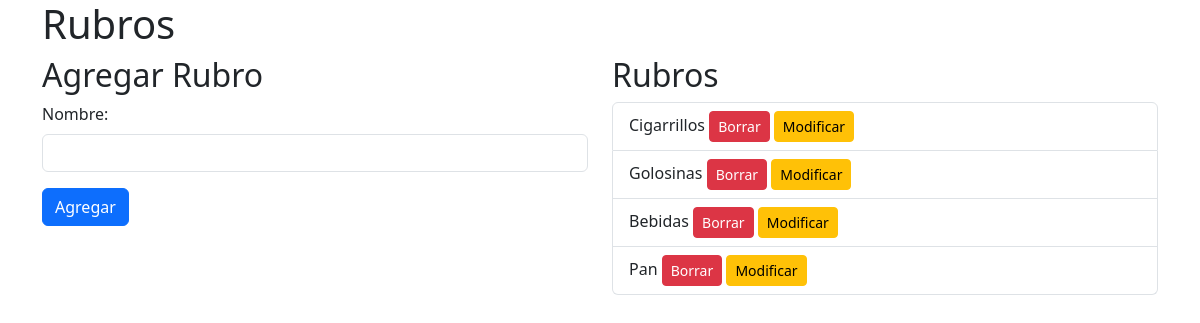
Page /productos/rubros on the committed database.
### database_setup.py (models this page shows)
class Rubro(Base):
    __tablename__ = 'Rubro'
    id = Column(Integer, primary_key=True, autoincrement=True)
    nombre = Column(String, nullable=False)

### productos.py (the view)
@productos_bp.route('/productos/rubros')
def mostrar_rubros():
    rubros = session.query(Rubro).all()
    return render_template('rubros.html', rubros=rubros)

### templates/rubros.html (shortened to what this page needs)
<!DOCTYPE html>
<html lang="en">
<head>
    <link href="https://cdn.jsdelivr.net/npm/bootstrap@5.3.0/dist/css/bootstrap.min.css" rel="stylesheet">
</head>
<body>
    <div class="container">
        <h1>Rubros</h1>
        <div class="row">
            <div class="col-md-6">
                <h2>Agregar Rubro</h2>
                <form action="/productos/rubros/agregar" method="POST">
                    <div class="mb-3">
                        <label for="nombre" class="form-label">Nombre:</label>
                        <input type="text" class="form-control" id="nombre" name="nombre" required>
                    </div>
                    <button type="submit" class="btn btn-primary">Agregar</button>
                </form>
            </div>
            <div class="col-md-6">
                <h2>Rubros</h2>
                <ul class="list-group">
                    {% for rubro in rubros %}
                    <li class="list-group-item">{{ rubro.nombre }} <a href="/productos/rubros/borrar/{{ rubro.id }}" class="btn btn-danger btn-sm">Borrar</a> <a href="/productos/rubros/modificar/{{ rubro.id }}" class="btn btn-warning btn-sm">Modificar</a></li>
                    {% endfor %}
                </ul>
            </div>
        </div>
    </div>
</body>
</html>

### rows in the picture
Rubro: nombre "Cigarrillos"
Rubro: nombre "Golosinas"
Rubro: nombre "Bebidas"
Rubro: nombre "Pan"
